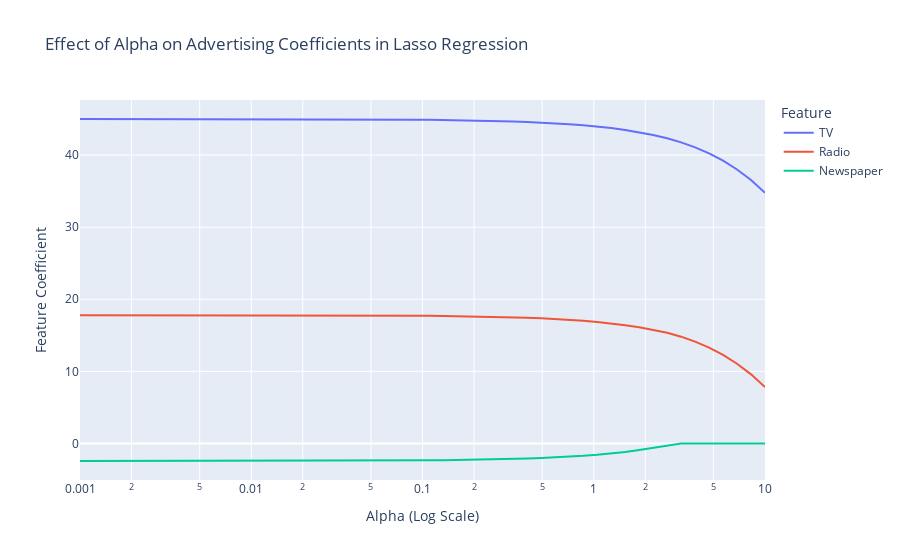

Write notebook code for a chart like this one.
### Code cell
# Step 4: Plot the coefficients
fig = px.line(
    coeff_melted,
    x="alpha",
    y="Coefficient",
    color="Feature",
    log_x=True,  # Log scale for alpha
    title="Effect of Alpha on Advertising Coefficients in Lasso Regression",
    labels={"alpha": "Alpha (Log Scale)", "Coefficient": "Feature Coefficient"},
)
fig.show()

### Figure 1 — Plotly figure (JSON) as saved in the notebook; plotly's stock layout.template omitted (floating-point values rounded to 4 significant figures)
{"data": [{"hovertemplate": "Feature=TV<br>Alpha (Log Scale)=%{x}<br>Feature Coefficient=%{y}<extra></extra>", "legendgroup": "TV", "line": {"color": "#636efa", "dash": "solid"}, "marker": {"symbol": "circle"}, "mode": "lines", "name": "TV", "orientation": "v", "showlegend": true, "type": "scatter", "x": [0.001, 0.001207, 0.001456, 0.001758, 0.002121, 0.00256, 0.003089, 0.003728, 0.004498, 0.005429, 0.006551, 0.007906, 0.009541, 0.01151, 0.01389, 0.01677, 0.02024, 0.02442, 0.02947, 0.03556, 0.04292, 0.05179, 0.06251, 0.07543, 0.09103, 0.1099, 0.1326, 0.16, 0.1931, 0.233, 0.2812, 0.3393, 0.4095, 0.4942, 0.5964, 0.7197, 0.8685, 1.048, 1.265, 1.526, 1.842, 2.223, 2.683, 3.237, 3.907, 4.715, 5.69, 6.866, 8.286, 10], "xaxis": "x", "y": [45.01, 45.01, 45.01, 45.01, 45.01, 45.01, 45.01, 45.01, 45.01, 45.01, 45.01, 45.01, 45.01, 45.0, 45.0, 45.0, 45.0, 44.99, 44.99, 44.98, 44.97, 44.96, 44.95, 44.94, 44.92, 44.91, 44.88, 44.86, 44.82, 44.78, 44.73, 44.68, 44.61, 44.52, 44.42, 44.3, 44.15, 43.97, 43.75, 43.49, 43.17, 42.79, 42.33, 41.77, 41.07, 40.24, 39.23, 38.01, 36.54, 34.77], "yaxis": "y"}, {"hovertemplate": "Feature=Radio<br>Alpha (Log Scale)=%{x}<br>Feature Coefficient=%{y}<extra></extra>", "legendgroup": "Radio", "line": {"color": "#EF553B", "dash": "solid"}, "marker": {"symbol": "circle"}, "mode": "lines", "name": "Radio", "orientation": "v", "showlegend": true, "type": "scatter", "x": [0.001, 0.001207, 0.001456, 0.001758, 0.002121, 0.00256, 0.003089, 0.003728, 0.004498, 0.005429, 0.006551, 0.007906, 0.009541, 0.01151, 0.01389, 0.01677, 0.02024, 0.02442, 0.02947, 0.03556, 0.04292, 0.05179, 0.06251, 0.07543, 0.09103, 0.1099, 0.1326, 0.16, 0.1931, 0.233, 0.2812, 0.3393, 0.4095, 0.4942, 0.5964, 0.7197, 0.8685, 1.048, 1.265, 1.526, 1.842, 2.223, 2.683, 3.237, 3.907, 4.715, 5.69, 6.866, 8.286, 10], "xaxis": "x", "y": [17.8, 17.8, 17.8, 17.8, 17.8, 17.8, 17.8, 17.8, 17.8, 17.8, 17.8, 17.8, 17.79, 17.79, 17.79, 17.79, 17.78, 17.78, 17.78, 17.77, 17.76, 17.76, 17.75, 17.73, 17.72, 17.7, 17.68, 17.66, 17.63, 17.59, 17.55, 17.49, 17.43, 17.35, 17.26, 17.15, 17.01, 16.85, 16.65, 16.41, 16.12, 15.77, 15.35, 14.81, 14.12, 13.28, 12.27, 11.05, 9.585, 7.811], "yaxis": "y"}, {"hovertemplate": "Feature=Newspaper<br>Alpha (Log Scale)=%{x}<br>Feature Coefficient=%{y}<extra></extra>", "legendgroup": "Newspaper", "line": {"color": "#00cc96", "dash": "solid"}, "marker": {"symbol": "circle"}, "mode": "lines", "name": "Newspaper", "orientation": "v", "showlegend": true, "type": "scatter", "x": [0.001, 0.001207, 0.001456, 0.001758, 0.002121, 0.00256, 0.003089, 0.003728, 0.004498, 0.005429, 0.006551, 0.007906, 0.009541, 0.01151, 0.01389, 0.01677, 0.02024, 0.02442, 0.02947, 0.03556, 0.04292, 0.05179, 0.06251, 0.07543, 0.09103, 0.1099, 0.1326, 0.16, 0.1931, 0.233, 0.2812, 0.3393, 0.4095, 0.4942, 0.5964, 0.7197, 0.8685, 1.048, 1.265, 1.526, 1.842, 2.223, 2.683, 3.237, 3.907, 4.715, 5.69, 6.866, 8.286, 10], "xaxis": "x", "y": [-2.438, -2.438, -2.438, -2.437, -2.437, -2.437, -2.436, -2.436, -2.435, -2.434, -2.433, -2.432, -2.431, -2.429, -2.427, -2.425, -2.422, -2.419, -2.414, -2.409, -2.403, -2.396, -2.387, -2.376, -2.363, -2.348, -2.329, -2.306, -2.279, -2.246, -2.206, -2.158, -2.099, -2.029, -1.945, -1.842, -1.719, -1.57, -1.391, -1.174, -0.9121, -0.5964, -0.2155, 0, 0, 0, 0, 0, 0, 0], "yaxis": "y"}], "layout": {"legend": {"title": {"text": "Feature"}, "tracegroupgap": 0}, "title": {"text": "Effect of Alpha on Advertising Coefficients in Lasso Regression"}, "xaxis": {"anchor": "y", "domain": [0, 1], "title": {"text": "Alpha (Log Scale)"}, "type": "log"}, "yaxis": {"anchor": "x", "domain": [0, 1], "title": {"text": "Feature Coefficient"}}}}
